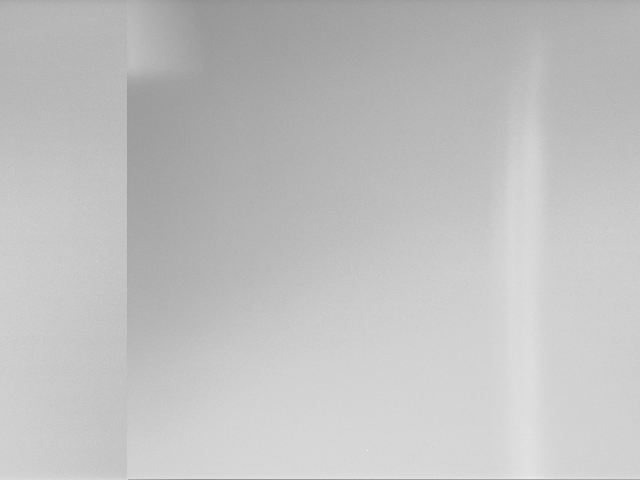
#> input picture hackathon/hanchuan/sscope/FlyCapture2/src/FlyCapture2Test/Debug/FlyCapture2Test-10283330-0.bmp, 640 x 480 px; its folder holds only this picture in this run
$ python -i seg_polr2a.py   (imports and definitions only)   (older library calls are emulated)
#> lines starting #> are read from the running program, lines starting #| are printed output that depends on the picture
### hackathon/gyy/nucleusDetection/SDGP_algorithm/AllwnCell_seg/AllwnCell_seg/aicssegmentation/core/pre_processing_utils.py
import numpy as np
from typing import List
from scipy.stats import norm
from scipy.ndimage import gaussian_filter


def intensity_normalization(struct_img: np.ndarray, scaling_param: List):
    """Normalize the intensity of input image so that the value range is from 0 to 1.

    Parameters:
    ------------
    img: np.ndarray
        a 3d image
    scaling_param: List
        a list with only one value 0, i.e. [0]: Min-Max normlaizaiton,
            the max intensity of img will be mapped to 1 and min will
            be mapped to 0
        a list with a single positive integer v, e.g. [5000]: Min-Max normalization,
            but first any original intensity value > v will be considered as outlier
            and reset of min intensity of img. After the max will be mapped to 1
            and min will be mapped to 0
        a list with two float values [a, b], e.g. [1.5, 10.5]: Auto-contrast
            normalizaiton. First, mean and standard deviaion (std) of the original
            intensity in img are calculated. Next, the intensity is truncated into
            range [mean - a * std, mean + b * std], and then recaled to [0, 1]
        a list with four float values [a, b, c, d], e.g. [0.5, 15.5, 200, 4000]:
            Auto-contrast normalization. Similat to above case, but only intensity value
            between c and d will be used to calculated mean and std.
    """
    assert len(scaling_param) > 0

    if len(scaling_param) == 1:
        if scaling_param[0] < 1:
            print("intensity normalization: min-max normalization with NO absolute" + "intensity upper bound")
        else:
            print(f"intensity norm: min-max norm with upper bound {scaling_param[0]}")
            struct_img[struct_img > scaling_param[0]] = struct_img.min()
        strech_min = struct_img.min()
        strech_max = struct_img.max()
    elif len(scaling_param) == 2:
        m, s = norm.fit(struct_img.flat)
        strech_min = max(m - scaling_param[0] * s, struct_img.min())
        strech_max = min(m + scaling_param[1] * s, struct_img.max())
        struct_img[struct_img > strech_max] = strech_max
        struct_img[struct_img < strech_min] = strech_min
    elif len(scaling_param) == 4:
        img_valid = struct_img[np.logical_and(struct_img > scaling_param[2], struct_img < scaling_param[3])]
        assert (
            img_valid.size > 0
        ), f"Adjust intensity normalization parameters {scaling_param[2]} and {scaling_param[3]} to include the image with range {struct_img.min()}:{struct_img.max()}"  # noqa: E501
        m, s = norm.fit(img_valid.flat)
        strech_min = max(scaling_param[2] - scaling_param[0] * s, struct_img.min())
        strech_max = min(scaling_param[3] + scaling_param[1] * s, struct_img.max())
        struct_img[struct_img > strech_max] = strech_max
        struct_img[struct_img < strech_min] = strech_min
    assert (
        strech_min <= strech_max
    ), f"Please adjust intensity normalization parameters so that {strech_min}<={strech_max}"
    struct_img = (struct_img - strech_min + 1e-8) / (strech_max - strech_min + 1e-8)

    # print('intensity normalization completes')
    return struct_img


# [21 lines left out: functions image_smoothing_gaussian_3d, image_smoothing_gaussian_slice_by_slice, not called in this run]


def edge_preserving_smoothing_3d(
    struct_img: np.ndarray,
    numberOfIterations: int = 10,
    conductance: float = 1.2,
    timeStep: float = 0.0625,
    spacing: List = [1, 1, 1],
):
    """perform edge preserving smoothing on a 3D image

    Parameters:
    -------------
    struct_img: np.ndarray
        the image to be smoothed
    numberOfInterations: int
        how many smoothing iterations to perform. More iterations give more
        smoothing effect. Default is 10.
    timeStep: float
         the time step to be used for each iteration, important for numberical
         stability. Default is 0.0625 for 3D images. Do not suggest to change.
    spacing: List
        the spacing of voxels in three dimensions. Default is [1, 1, 1]

    Reference:
    -------------
    https://itk.org/Doxygen/html/classitk_1_1GradientAnisotropicDiffusionImageFilter.html
    """
    import itk

    itk_img = itk.GetImageFromArray(struct_img.astype(np.float32))

    # set spacing
    itk_img.SetSpacing(spacing)

    gradientAnisotropicDiffusionFilter = itk.GradientAnisotropicDiffusionImageFilter.New(itk_img)
    gradientAnisotropicDiffusionFilter.SetNumberOfIterations(numberOfIterations)
    gradientAnisotropicDiffusionFilter.SetTimeStep(timeStep)
    gradientAnisotropicDiffusionFilter.SetConductanceParameter(conductance)
    gradientAnisotropicDiffusionFilter.Update()

    itk_img_smooth = gradientAnisotropicDiffusionFilter.GetOutput()

    img_smooth_ag = itk.GetArrayFromImage(itk_img_smooth)

    return img_smooth_ag


# [43 lines left out: function suggest_normalization_param, not called in this run]

### hackathon/gyy/nucleusDetection/SDGP_algorithm/AllwnCell_seg/AllwnCell_seg/aicssegmentation/structure_wrapper/seg_polr2a.py
import numpy as np
from typing import Union
from pathlib import Path

from aicssegmentation.core.vessel import vesselness3D
from aicssegmentation.core.seg_dot import dot_3d
from aicssegmentation.core.pre_processing_utils import (
    intensity_normalization,
    edge_preserving_smoothing_3d,
)
from skimage.morphology import remove_small_objects
from aicssegmentation.core.output_utils import (
    save_segmentation,
    generate_segmentation_contour,
)

from skimage.filters import threshold_otsu


def Workflow_polr2a(
    struct_img: np.ndarray,
    rescale_ratio: float = -1,
    output_type: str = "default",
    output_path: Union[str, Path] = None,
    fn: Union[str, Path] = None,
    output_func=None,
):
    """
    classic segmentation workflow wrapper for structure polr2a

    Parameter:
    -----------
    struct_img: np.ndarray
        the 3D image to be segmented
    rescale_ratio: float
        an optional parameter to allow rescale the image before running the
        segmentation functions, default is no rescaling
    output_type: str
        select how to handle output. Currently, four types are supported:
        1. default: the result will be saved at output_path whose filename is
            original name without extention + "_struct_segmentaiton.tiff"
        2. array: the segmentation result will be simply returned as a numpy array
        3. array_with_contour: segmentation result will be returned together with
            the contour of the segmentation
        4. customize: pass in an extra output_func to do a special save. All the
            intermediate results, names of these results, the output_path, and the
            original filename (without extension) will be passed in to output_func.
    """
    ##########################################################################
    # PARAMETERS:
    #   note that these parameters are supposed to be fixed for the structure
    #   and work well accross different datasets
    ##########################################################################

    intensity_norm_param = [0.5, 10]
    intensity_norm_param_otsu = [0.5, 15]
    scaling_factor = 1.0
    vesselness_sigma = [1.0]
    vesselness_cutoff = 0.0125
    minArea = 20
    dot_3d_sigma = 1.0
    ##########################################################################

    out_img_list = []
    out_name_list = []

    ###################
    # PRE_PROCESSING
    ###################
    # intenisty normalization (min/max)
    struct_img = intensity_normalization(struct_img, scaling_param=intensity_norm_param)
    struct_img_otsu = intensity_normalization(struct_img, scaling_param=intensity_norm_param_otsu)

    out_img_list.append(struct_img.copy())
    out_name_list.append("im_norm")

    # smoothing with boundary preserving smoothing
    structure_img_smooth = edge_preserving_smoothing_3d(struct_img)
    structure_img_smooth_otsu = edge_preserving_smoothing_3d(struct_img_otsu)

    out_img_list.append(structure_img_smooth.copy())
    out_name_list.append("im_smooth")
    out_img_list.append(structure_img_smooth_otsu.copy())
    out_name_list.append("im_smooth_otsu")

    ###################
    # core algorithm
    ###################
    otsu_thresh = threshold_otsu(structure_img_smooth_otsu)
    global_thresh = otsu_thresh * scaling_factor
    bw_otsu_mask = structure_img_smooth_otsu > global_thresh

    response_f3 = vesselness3D(structure_img_smooth, sigmas=vesselness_sigma, tau=1, whiteonblack=True)
    response_f3 = response_f3 > vesselness_cutoff

    response_s3_1 = dot_3d(structure_img_smooth, log_sigma=dot_3d_sigma)
    response_s3_3 = dot_3d(structure_img_smooth, log_sigma=3)

    bw_small_inverse = remove_small_objects(response_s3_1 > 0.035, min_size=150)
    bw_small = np.logical_xor(bw_small_inverse, response_s3_1 > 0.025)
    bw_medium = np.logical_or(bw_small, response_s3_1 > 0.07)
    bw_large = np.logical_or(response_s3_3 > 0.2, response_f3 > 0.25)
    bw_dots = np.logical_or(np.logical_or(bw_small, bw_medium), bw_large)
    bw = np.logical_and(bw_dots, bw_otsu_mask)

    ###################
    # POST-PROCESSING
    ###################
    bw = remove_small_objects(bw > 0, min_size=minArea, connectivity=1, in_place=False)
    for zz in range(bw.shape[0]):
        bw[zz, :, :] = remove_small_objects(bw[zz, :, :], min_size=3, connectivity=1, in_place=False)

    seg = remove_small_objects(bw > 0, min_size=minArea, connectivity=1, in_place=False)

    from aicssegmentation.core.utils import remove_hot_pixel

    seg = seg > 0
    seg_clean = remove_hot_pixel(seg)
    seg = seg_clean.astype(np.uint8)
    seg[seg > 0] = 255

    out_img_list.append(seg.copy())
    out_name_list.append("bw_final")

    if output_type == "default":
        # the default final output, simply save it to the output path
        save_segmentation(seg, False, Path(output_path), fn)
    elif output_type == "customize":
        # the hook for passing in a customized output function
        # use "out_img_list" and "out_name_list" in your hook to
        # customize your output functions
        output_func(out_img_list, out_name_list, Path(output_path), fn)
    elif output_type == "array":
        return seg
    elif output_type == "array_with_contour":
        return (seg, generate_segmentation_contour(seg))
    else:
        raise NotImplementedError("invalid output type: {output_type}")

>>> import cv2
>>> picture = cv2.imread('../../../../../../../hanchuan/sscope/FlyCapture2/src/FlyCapture2Test/Debug/FlyCapture2Test-10283330-0.bmp', cv2.IMREAD_GRAYSCALE)
#> picture is the input picture: shape (480, 640); min 143, max 249, mean 192.2
>>> result = Workflow_polr2a(picture)
#> in intensity_normalization, `m, s = norm.fit(struct_img.flat)`: m = 192.2; s = 16.64
#> in intensity_normalization, `strech_min = max(m - scaling_param[0] * s, struct_img.min())`: strech_min = 183.9
#> in intensity_normalization, `strech_max = min(m + scaling_param[1] * s, struct_img.max())`: strech_max = 249
#> in intensity_normalization, `struct_img[struct_img < strech_min] = strech_min`:
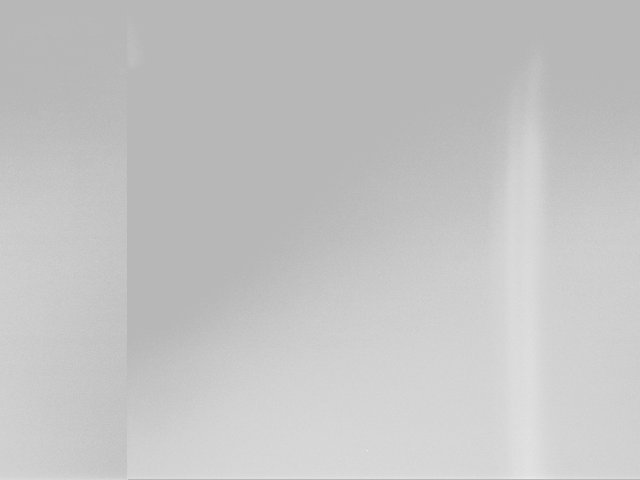
#> struct_img: shape (480, 640); min 183, max 249, mean 195.7
#> in intensity_normalization, `struct_img = (struct_img - strech_min + 1e-8) / (strech_max - strech_m..`:
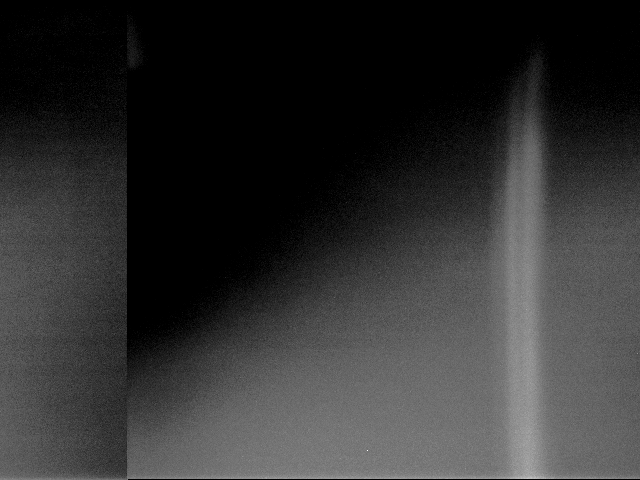
#> struct_img: shape (480, 640) float64; min -0.0139, max 1, mean 0.181; drawn with min black and max white
#> in intensity_normalization (call 2), `m, s = norm.fit(struct_img.flat)`: m = 0.181; s = 0.182
#> in intensity_normalization (call 2), `strech_min = max(m - scaling_param[0] * s, struct_img.min())`: strech_min = 0.0899
#> in intensity_normalization (call 2), `strech_max = min(m + scaling_param[1] * s, struct_img.max())`: strech_max = 1
#> in intensity_normalization (call 2), `struct_img[struct_img < strech_min] = strech_min`:
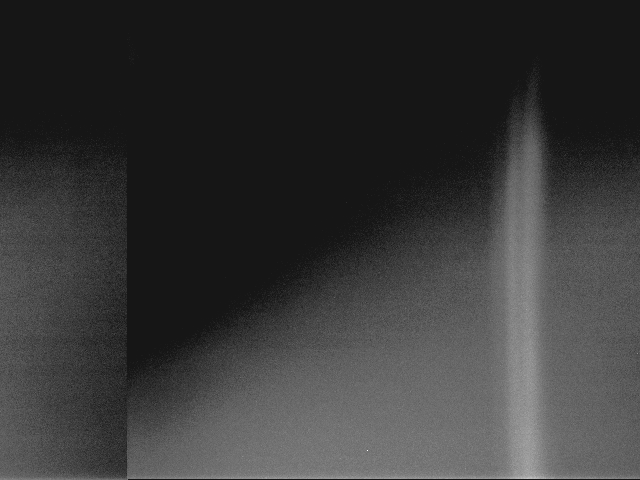
#> struct_img: shape (480, 640) float64; min 0.0899, max 1, mean 0.221
#> in intensity_normalization (call 2), `struct_img = (struct_img - strech_min + 1e-8) / (strech_max - strech_m..`:
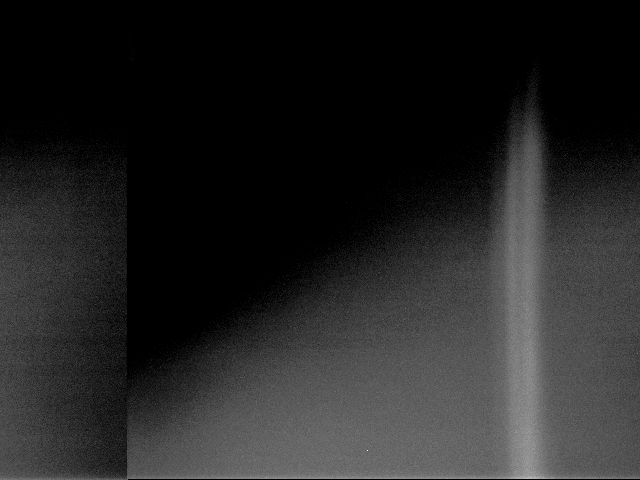
#> struct_img: shape (480, 640) float64; min 1.1e-08, max 1, mean 0.144
#> (the run stopped early here; a loop or call above may not have finished)
